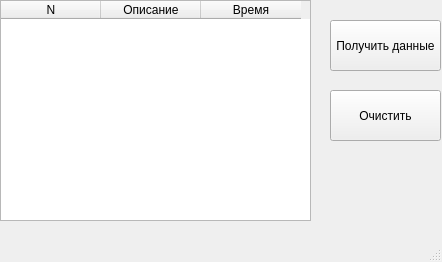
<?xml version="1.0" encoding="UTF-8"?>
<ui version="4.0">
 <class>MainWindow</class>
 <widget class="QMainWindow" name="MainWindow">
  <property name="geometry">
   <rect>
    <x>0</x>
    <y>0</y>
    <width>442</width>
    <height>262</height>
   </rect>
  </property>
  <property name="windowTitle">
   <string>MainWindow</string>
  </property>
  <widget class="QWidget" name="centralwidget">
   <widget class="QTableWidget" name="tableWidget">
    <property name="geometry">
     <rect>
      <x>0</x>
      <y>0</y>
      <width>311</width>
      <height>221</height>
     </rect>
    </property>
    <column>
     <property name="text">
      <string>N</string>
     </property>
    </column>
    <column>
     <property name="text">
      <string>Описание</string>
     </property>
    </column>
    <column>
     <property name="text">
      <string>Время</string>
     </property>
    </column>
   </widget>
   <widget class="QPushButton" name="pushButton">
    <property name="geometry">
     <rect>
      <x>330</x>
      <y>20</y>
      <width>111</width>
      <height>51</height>
     </rect>
    </property>
    <property name="text">
     <string>Получить данные</string>
    </property>
   </widget>
   <widget class="QPushButton" name="pushButton_2">
    <property name="geometry">
     <rect>
      <x>330</x>
      <y>90</y>
      <width>111</width>
      <height>51</height>
     </rect>
    </property>
    <property name="text">
     <string>Очистить</string>
    </property>
   </widget>
  </widget>
  <widget class="QMenuBar" name="menubar">
   <property name="geometry">
    <rect>
     <x>0</x>
     <y>0</y>
     <width>442</width>
     <height>21</height>
    </rect>
   </property>
  </widget>
  <widget class="QStatusBar" name="statusbar"/>
 </widget>
 <resources/>
 <connections/>
</ui>
